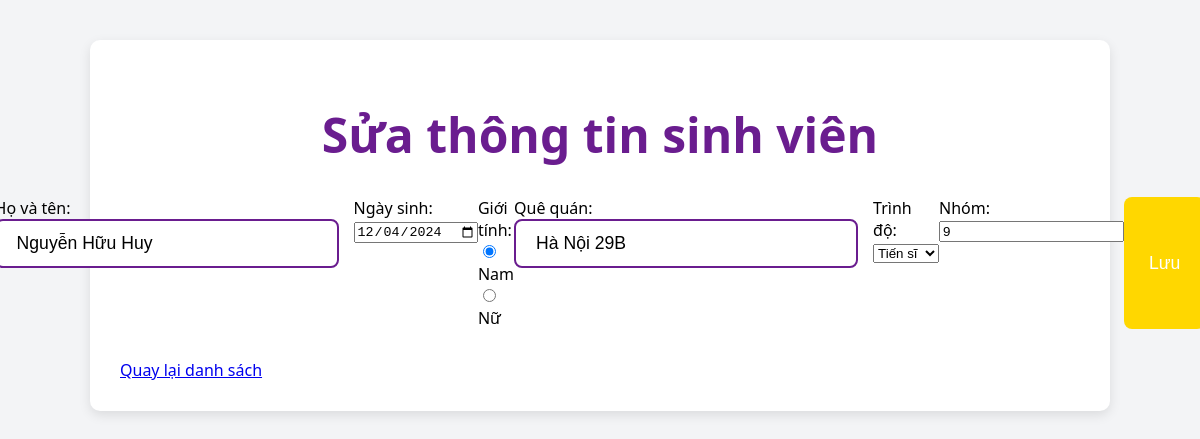
The page /project/edit_student.php?id=6 on the database its author committed.
### tables this page shows
CREATE TABLE `table_students` (
  `id` int(11) NOT NULL,
  `fullname` varchar(255) NOT NULL,
  `dob` datetime NOT NULL,
  `gender` int(11) NOT NULL,
  `hometown` varchar(255) NOT NULL,
  `level` int(11) NOT NULL,
  `group_id` int(11) NOT NULL
);

### project/edit_student.php (the view, shortened to what this page needs)
<?php
include 'db_connection.php';
$id = intval($_GET['id']);
$sql = "SELECT * FROM table_students WHERE id = $id";
$result = $conn->query($sql);
$student = $result->fetch_assoc();
?>
<!DOCTYPE html>
<html lang="vi">
<head>
    <link rel="stylesheet" href="styles.css">
</head>
<body>
<div class="container">
    <h1>Sửa thông tin sinh viên</h1>
    <form method="POST">
        <label>Họ và tên:
            <input type="text" name="fullname" value="<?= htmlspecialchars($student['fullname']) ?>" required>
        </label><br>
        <label>Ngày sinh:
            <input type="date" name="dob" value="<?= htmlspecialchars(substr($student['dob'], 0, 10)) ?>" required>
        </label><br>
        <label>Giới tính:
            <input type="radio" name="gender" value="1" <?= $student['gender'] == 1 ? 'checked' : '' ?>> Nam
            <input type="radio" name="gender" value="0" <?= $student['gender'] == 0 ? 'checked' : '' ?>> Nữ
        </label><br>
        <label>Quê quán:
            <input type="text" name="hometown" value="<?= htmlspecialchars($student['hometown']) ?>" required>
        </label><br>
        <label>Trình độ:
            <select name="level">
                <option value="0" <?= $student['level'] == 0 ? 'selected' : '' ?>>Tiến sĩ</option>
            </select>
        </label><br>
        <label>Nhóm:
            <input type="number" name="group_id" value="<?= htmlspecialchars($student['group_id']) ?>" min="1" required>
        </label><br>
        <button type="submit">Lưu</button>
    </form>
    <a href="index.php">Quay lại danh sách</a>
</div>
</body>
</html>

### project/styles.css (style rules this page uses)
body { font-family: 'Segoe UI', Tahoma, Geneva, Verdana, sans-serif; background-color: #f3f4f6; margin: 0; padding: 0; box-sizing: border-box; }
.container { width: 80%; margin: 40px auto; padding: 30px; background-color: #ffffff; border-radius: 10px; box-shadow: 0 4px 12px rgba(0, 0, 0, 0.1); }
h1 { text-align: center; color: #6A1D8F; font-size: 3rem; margin-bottom: 30px; }
form { display: flex; justify-content: center; margin-bottom: 30px; }
form input[type="text"] { padding: 12px 20px; font-size: 1.1rem; border: 2px solid #6A1D8F; border-radius: 8px; margin-right: 15px; width: 300px; }
form button { padding: 12px 25px; font-size: 1.1rem; background-color: #FFD700; color: white; border: none; border-radius: 8px; cursor: pointer; transition: background-color 0.3s ease, transform 0.2s ease; }

### rows shown on the page
table_students: fullname "Nguyễn Hữu Huy", dob "12/04/2024", gender "☑ Giới tính: Nam Nữ", hometown "Hà Nội 29B", level "Tiến sĩ", group_id "9"
